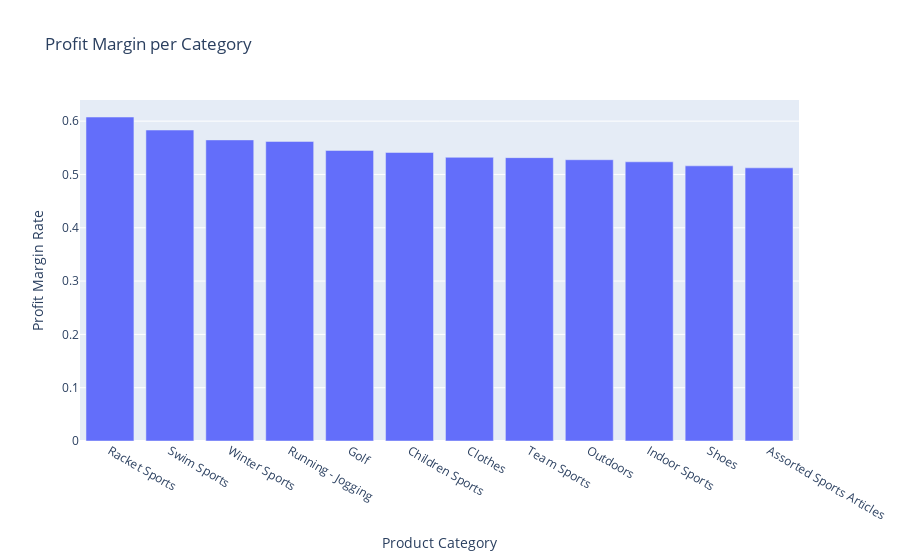

The cell this chart's notebook holds for it:
### Markdown cell above
### Profit Margins per category

### Code cell
# Add product information
order_lines_products = order_lines.join(products.set_index('Product ID'), on='Product ID', how='left').set_index('Date Order was placed')

# Group by product category
order_lines_products_per_category = order_lines_products.groupby('Product Category')
order_lines_products_per_category_mean = order_lines_products_per_category.agg({'Cost Price Per Unit' : 'mean', 'Retail price Per Unit' : 'mean'})

# Add column with margin
order_lines_products_per_category_mean['Profit Margin'] = order_lines_products_per_category_mean['Retail price Per Unit'] - order_lines_products_per_category_mean['Cost Price Per Unit']
order_lines_products_per_category_mean['Profit Margin Rate'] = order_lines_products_per_category_mean['Profit Margin'] / order_lines_products_per_category_mean['Retail price Per Unit']

# Plot 
order_lines_products_per_category_mean = order_lines_products_per_category_mean.sort_values('Profit Margin Rate', ascending=False)
px.bar(order_lines_products_per_category_mean, x=order_lines_products_per_category_mean.index, y='Profit Margin Rate', title='Profit Margin per Category')

### Figure 1 — Plotly figure (JSON) as saved in the notebook; plotly's stock layout.template omitted (floating-point values rounded to 4 significant figures)
{"data": [{"hovertemplate": "Product Category=%{x}<br>Profit Margin Rate=%{y}<extra></extra>", "legendgroup": "", "marker": {"color": "#636efa", "pattern": {"shape": ""}}, "name": "", "orientation": "v", "showlegend": false, "textposition": "auto", "type": "bar", "x": ["Racket Sports", "Swim Sports", "Winter Sports", "Running - Jogging", "Golf", "Children Sports", "Clothes", "Team Sports", "Outdoors", "Indoor Sports", "Shoes", "Assorted Sports Articles"], "xaxis": "x", "y": [0.6076, 0.5833, 0.5648, 0.5619, 0.545, 0.5412, 0.5321, 0.5315, 0.5276, 0.5237, 0.5161, 0.5124], "yaxis": "y"}], "layout": {"barmode": "relative", "legend": {"tracegroupgap": 0}, "title": {"text": "Profit Margin per Category"}, "xaxis": {"anchor": "y", "domain": [0, 1], "title": {"text": "Product Category"}}, "yaxis": {"anchor": "x", "domain": [0, 1], "title": {"text": "Profit Margin Rate"}}}}
